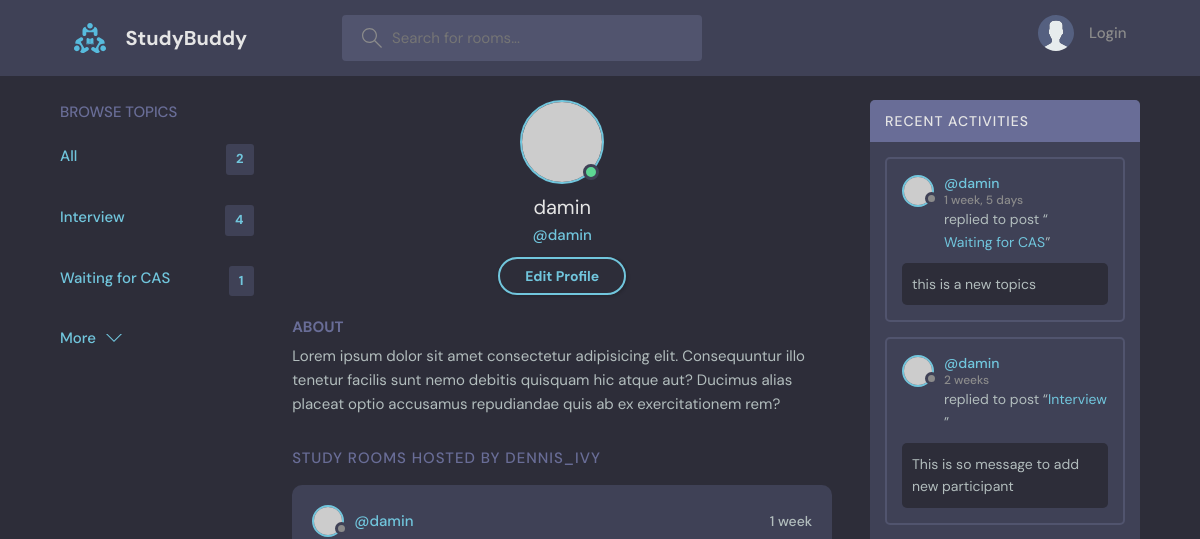
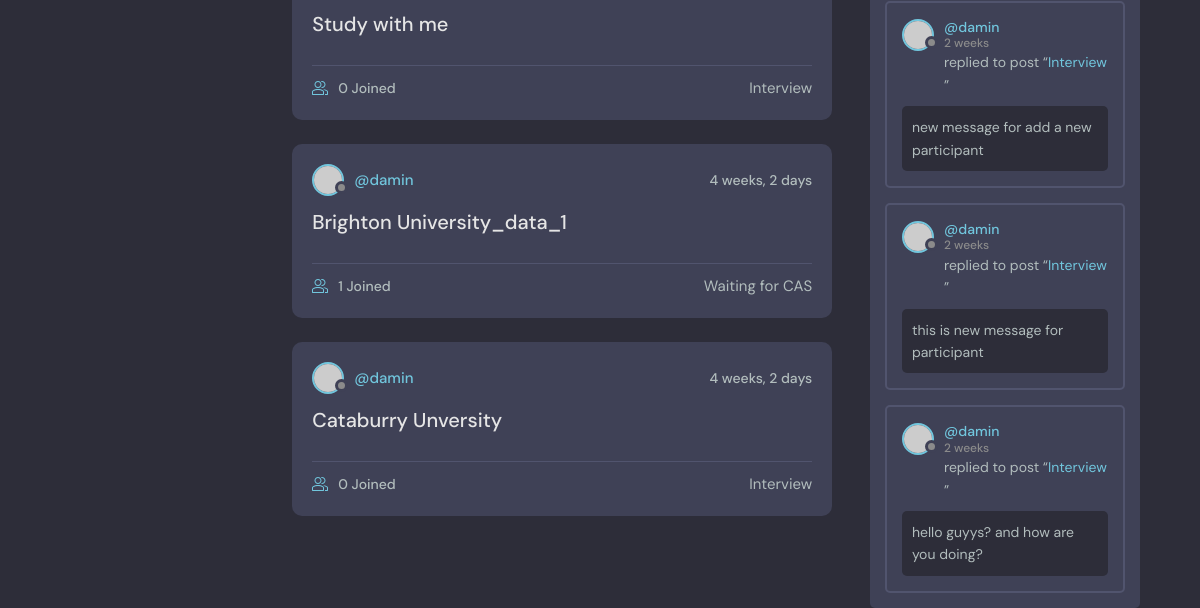
Before: /user_profile/1 with the older database file (2 pictures, top to bottom).
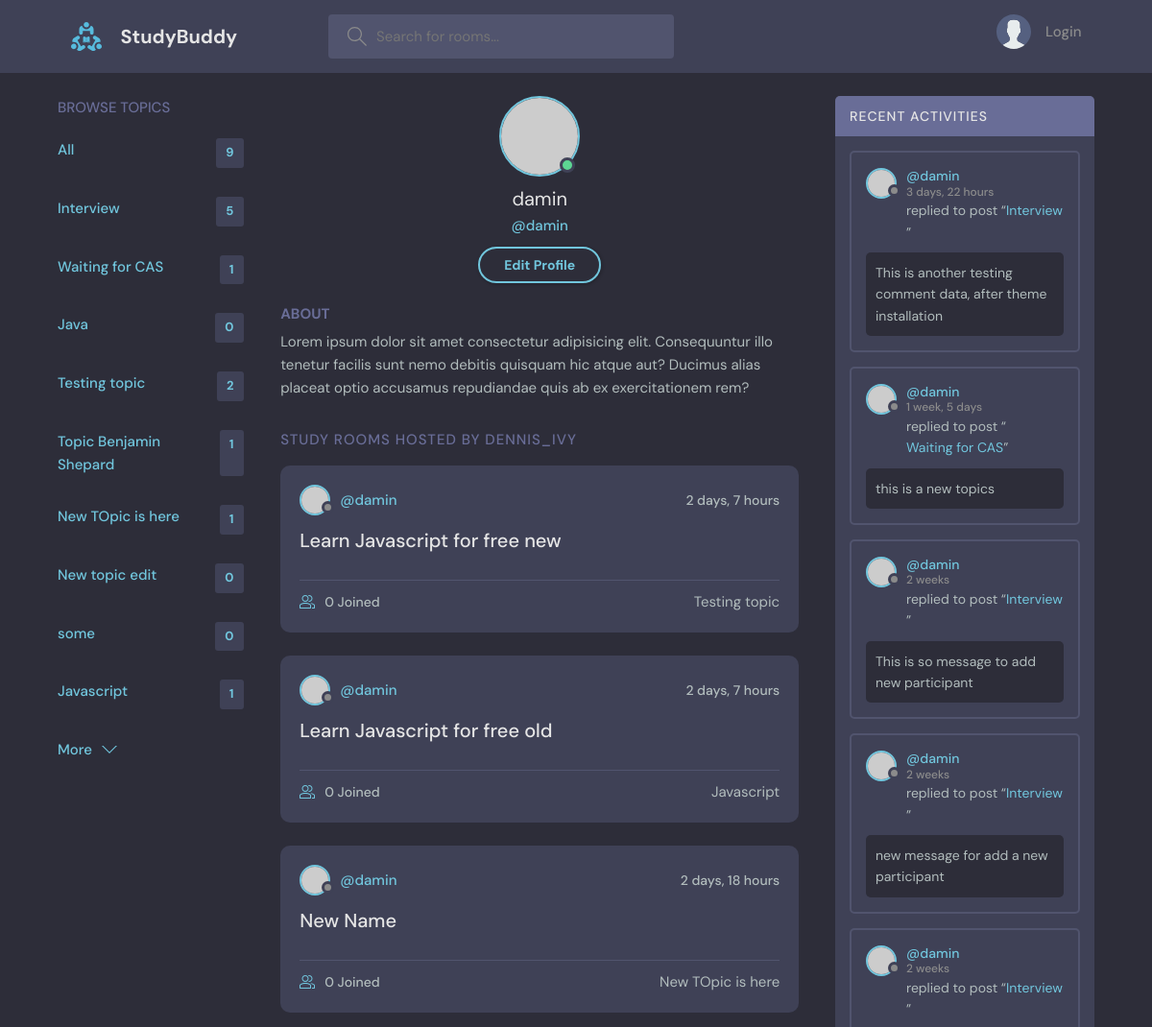
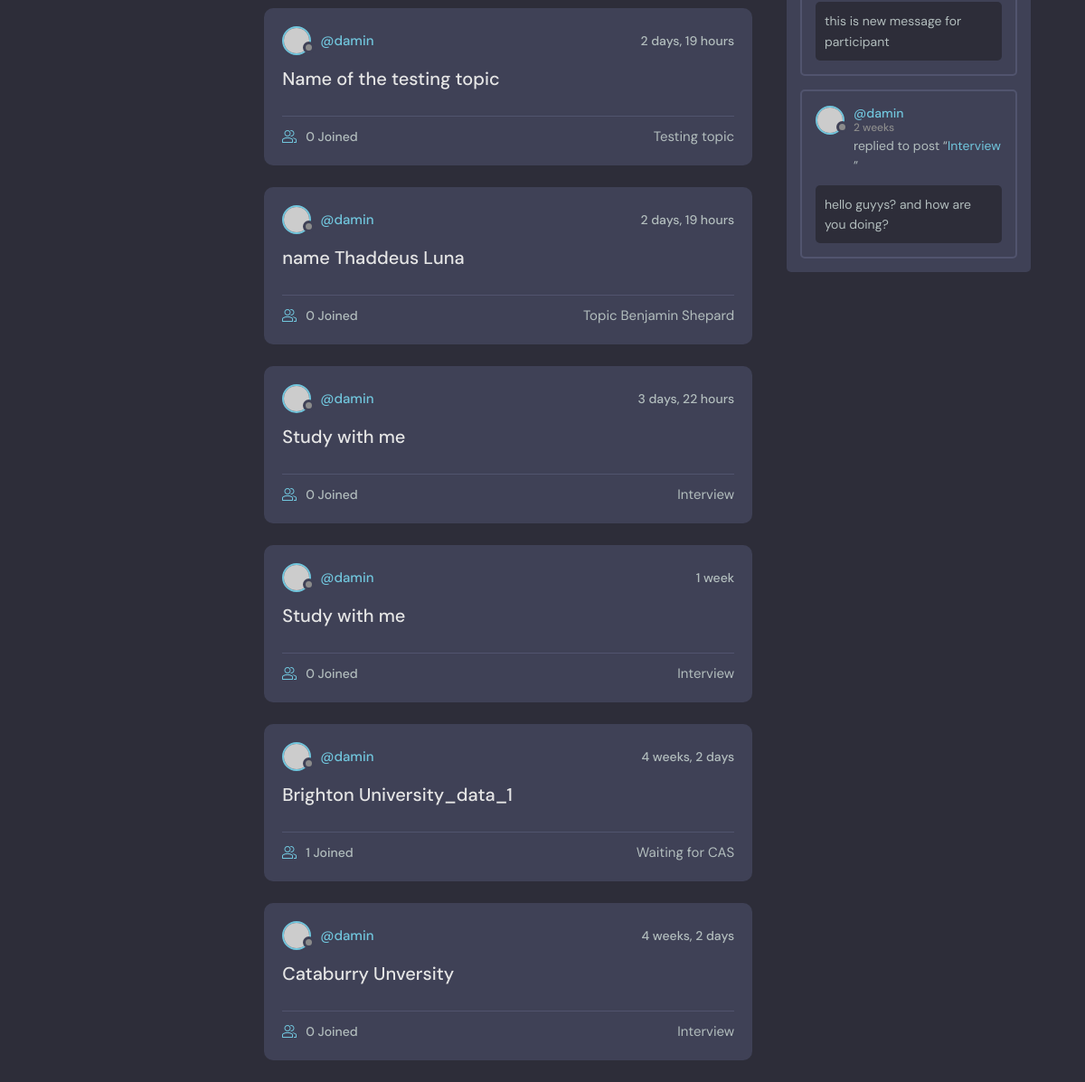
After: the same page with the newer database file (2 pictures, top to bottom).
### base/models.py (models this page shows, shortened)
class Topic(models.Model):
    name = models.CharField(max_length=200)
    def __str__(self):
        return self.name

class Room(models.Model):
    host = models.ForeignKey(User, on_delete=models.SET_NULL, null=True)
    topic = models.ForeignKey(Topic, on_delete=models.SET_NULL, null=True)
    name = models.CharField(max_length=200)
    description = models.TextField(null=True, blank=True)
    participants = models.ManyToManyField(User, related_name='participants', blank=True)
    updated = models.DateTimeField(auto_now=True)
    created = models.DateTimeField(auto_now_add=True)
    class Meta:
        ordering = ['-updated', '-created']

class Message(models.Model):
    user = models.ForeignKey(User, on_delete=models.CASCADE)
    room = models.ForeignKey(Room, on_delete=models.CASCADE)
    body = models.TextField()
    updated = models.DateTimeField(auto_now=True)
    created = models.DateTimeField(auto_now_add=True)
    class Meta:
        ordering = ['-updated', '-created']
    def __str__(self):
        return self.body[0:50]

### base/views.py (the view)
# urls.py: path("user_profile/<int:pk>", views.userProfile, name="user_profile"),
def userProfile(request, pk):
        user = User.objects.get(id=pk)
        rooms = user.room_set.all()
        room_messages = user.message_set.all()
        topics = Topic.objects.all()
        context = {"user":user, 'rooms': rooms, 'room_messages':room_messages, 'topics': topics}
        return render(request, "base/profile.html", context)

### base/templates/base/profile.html
{% include 'layout.html' %}
{%  block content %}
  <main class="profile-page layout layout--3">
    <div class="container">
     {% include 'base/topics_component.html' %}
      <div class="roomList">
        <div class="profile">
          <div class="profile__avatar">
            <div class="avatar avatar--large active">
              <img src="https://randomuser.me/api/portraits/men/11.jpg" />
            </div>
          </div>
          <div class="profile__info">
            <h3>{{ user.username}}</h3>
            <p>@{{ user.username}}</p>
            <a href="{% url 'update_user' %}" class="btn btn--main btn--pill">Edit Profile</a>
          </div>
          <div class="profile__about">
            <h3>About</h3>
            <p>
              Lorem ipsum dolor sit amet consectetur adipisicing elit. Consequuntur illo tenetur
              facilis sunt nemo debitis quisquam hic atque aut? Ducimus alias placeat optio
              accusamus repudiandae quis ab ex exercitationem rem?
            </p>
          </div>
        </div>
        <div class="roomList__header">
          <div>
            <h2>Study Rooms Hosted by dennis_ivy</a>
            </h2>
          </div>
        </div>
       {% include 'base/feeds_component.html' %}
      </div>
      {% include 'base/activities.html' %}
    </div>
  </main>
{% endblock content %}

### templates/layout.html (shortened to what this page needs)
<!DOCTYPE html>
{% load static %}
<html lang="en">
  <head>
    <link rel="stylesheet" href="{% static 'styles/style.css' %}" />
  </head>
  <body>
    {% include "navbar.html" %}
  </body>
</html>

### templates/navbar.html (shortened to what this page needs)
{% load static %}
<header class="header header--loggedIn">
  <div class="container">
    <a href="/" class="header__logo">
      <img src="{% static 'images/logo.svg' %}" />
      <h1>StudyBuddy</h1>
    </a>
    <form class="header__search" action="{% url 'room' %}" method="GET">
      <label>
        <input name="q" placeholder="Search for rooms..." />
      </label>
    </form>
    <nav class="header__menu">
      {% if request.user.is_authenticated %}
      <div class="header__user">
        <a href="{% url 'user_profile' request.user.id %}">
          <div class="avatar avatar--medium active">
            <img src="https://randomuser.me/api/portraits/men/37.jpg" />
          </div>
          <p>
            Welcome {{request.user.username}}<span
              >@{{request.user.username}}</span
            >
          </p>
        </a>
        <button class="dropdown-button">
          <svg
            version="1.1"
            xmlns="http://www.w3.org/2000/svg"
            width="32"
            height="32"
            viewBox="0 0 32 32"
          >
            <title>chevron-down</title>
            <path d="M16 21l-13-13h-3l16 16 16-16h-3l-13 13z"></path>
          </svg>
        </button>
      </div>
      {% else%}
      <a href="{% url 'login' %}">
        <img src="{% static './images/avatar.svg' %}" />
        <p>Login</p>
      </a>
      {% endif %}
    </nav>
  </div>
</header>

### base/templates/base/topics_component.html
<div class="topics">
  <div class="topics__header">
    <h2>Browse Topics</h2>
  </div>
  <ul class="topics__list">
    <li>
      <a href="{% url 'room' %}" class="active"
        >All <span>{{topics.count}}</span></a
      >
    </li>
    {% for topic in topics %}
    <li>
      <a href="{% url 'room' %}?q={{topic.name}}" class="active"
        >{{topic.name}} <span>{{topic.room_set.all.count}}</span></a
      >
    </li>
    {% endfor %}
  </ul>
  <a class="btn btn--link" href="topics.html">
    More
    <svg
      version="1.1"
      xmlns="http://www.w3.org/2000/svg"
      width="32"
      height="32"
      viewBox="0 0 32 32"
    >
      <title>chevron-down</title>
      <path d="M16 21l-13-13h-3l16 16 16-16h-3l-13 13z"></path>
    </svg>
  </a>
</div>

### base/templates/base/feeds_component.html (shortened to what this page needs)
{% for room in rooms %}
<div class="roomListRoom">
  <div class="roomListRoom__header">
    {% if room.host and room.host.id %}
    <a
      href="{% url 'user_profile' room.host.id %}"
      class="roomListRoom__author"
    >
      <div class="avatar avatar--small">
        <img src="https://randomuser.me/api/portraits/women/11.jpg" />
      </div>
      <span>@{{room.host.username}}</span>
    </a>
    {% else %}
    <span>@Unknown</span>
    {% endif %}
    <div class="roomListRoom__actions">
      <span>{{ room.created|timesince }}</span>
    </div>
  </div>
  <div class="roomListRoom__content">
    <a href="{%  url 'room_details' room.id %}">{{ room.name}}</a>
  </div>
  <div class="roomListRoom__meta">
    <a href="{% url 'room_details' room.id %}" class="roomListRoom__joined">
      {{room.participants.all.count}} Joined
    </a>
    <p class="{% url 'room_details' room.id %}">{{ room.topic.name}}</p>
  </div>
</div>
{% endfor %}

### base/templates/base/activities.html (shortened to what this page needs)
<div class="activities">
  <div class="activities__header">
    <h2>Recent Activities</h2>
  </div>
  {% for message in room_messages %}
  <div class="activities__box">
    <div class="activities__boxHeader roomListRoom__header">
      <a
        href="{% url 'user_profile' message.user.id %}"
        class="roomListRoom__author"
      >
        <div class="avatar avatar--small">
          <img src="https://randomuser.me/api/portraits/women/11.jpg" />
        </div>
        <p>
          @{{message.user.username}}
          <span>{{message.created|timesince}}</span>
        </p>
      </a>
    </div>
    <div class="activities__boxContent">
      <p>
        replied to post “<a href="{% url 'room_details' message.room.id %}"
          >{{ message.room.topic}}</a
        >”
      </p>
      <div class="activities__boxRoomContent">{{message.body}}</div>
    </div>
  </div>
  {% endfor %}
</div>

Changed rows visible on the page:
computed for Topic "Interview": room_set.all.count "4" → "5"
added Topic: name "Java", room_set.all.count "0"
added Topic: name "Testing topic", room_set.all.count "2"
added Topic: name "Topic Benjamin Shepard", room_set.all.count "1"
added Topic: name "New TOpic is here", room_set.all.count "1"
added Topic: name "New topic edit", room_set.all.count "0"
added Topic: name "some", room_set.all.count "0"
added Topic: name "Javascript", room_set.all.count "1"
added Room: host.username "damin", created "2 days, 7 hours", name "Learn Javascript for free new", participants.all.count "0", topic.name "Testing topic"
added Room: host.username "damin", created "2 days, 7 hours", name "Learn Javascript for free old", participants.all.count "0", topic.name "Javascript"
added Room: host.username "damin", created "2 days, 18 hours", name "New Name", participants.all.count "0", topic.name "New TOpic is here"
added Room: host.username "damin", created "2 days, 19 hours", name "Name of the testing topic", participants.all.count "0", topic.name "Testing topic"
added Room: host.username "damin", created "2 days, 19 hours", name "name Thaddeus Luna", participants.all.count "0", topic.name "Topic Benjamin Shepard"
added Room: host.username "damin", created "3 days, 22 hours", name "Study with me", participants.all.count "0", topic.name "Interview"
added Message: user.username "damin", created "3 days, 22 hours", room.topic "Interview", body "This is another testing comment data, after theme installation"
Other visible differences:
{{ topics.count }}: "2" → "9"
